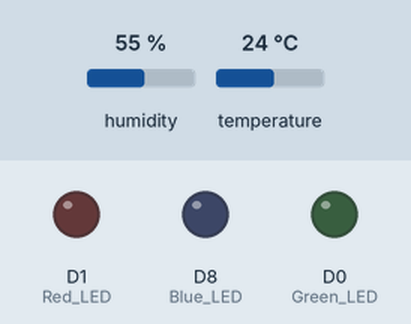
Bench run of a sketch on a simulated ESP8266 (NodeMCU). Parts: output pins drawn as LEDs (lit = HIGH). Inputs (shaded band) come from the test bench; at power-on: humidity 55 %, temperature 24 °C. WiFi joins after 1.5 s; servers stay silent unless stated; uploads are accepted with an empty reply; what the sketch prints to the serial monitor is not drawn.

Above: at 7.1 s.
At 14.7 s:
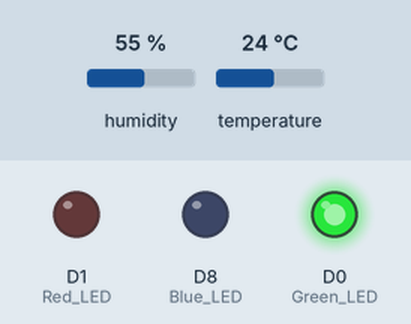
Timing chart, 0 to 28.3 s (numbered marks = the images above):
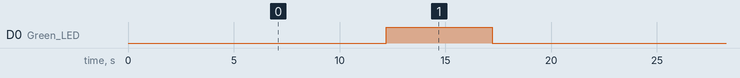

Measured:
- by itself, D0 (Green_LED): alternates HIGH for 5.0 s and LOW for 15.2 s

The sketch:

try2.ino
```cpp
#include <ESP8266WiFi.h>
#include <DHT.h>
#include <ArduinoJson.h>
#include <ESP8266HTTPClient.h> // Make sure to include this library

// Pin Configuration
#define DHTPIN D4
#define DHTTYPE DHT22
DHT dht(DHTPIN, DHTTYPE);

// Wi-Fi Configuration
const char* ssid = "Anon2001"; // Replace with your Wi-Fi network name
const char* password = "123456789"; // Replace with your Wi-Fi password
const char* host = "https://climate-api-bsu.vercel.app/climate"; // Replace with your website's domain

// Variables for storing humidity and temperature values
int h;
int t;

// JSON configuration for temperature and humidity ranges
const char* jsonConfig = "{\"temperature\":{\"min\":15,\"max\":25},\"humidity\":{\"min\":30,\"max\":60}}";

// Setup function
void setup() {
    // Set pin modes for LEDs
    pinMode(D8, OUTPUT); // Blue LED
    pinMode(D0, OUTPUT); // Green LED
    pinMode(D1, OUTPUT); // Red LED

    // Initialize serial communication
    Serial.begin(9600);

    // Initialize the DHT sensor
    dht.begin();

    // Connect to Wi-Fi
    connectToWiFi();
}

// Loop function
void loop() {
    // Read humidity and temperature values from the sensor
    h = dht.readHumidity();
    t = dht.readTemperature();

    // Check if Wi-Fi is connected
  if (WiFi.status() == WL_CONNECTED) {
      // Send data to the web server
      HTTPClient http;
      WiFiClient client; // create a WiFiClient object
      String data = "temperature=" + String(t) + "&humidity=" + String(h);
      http.begin(client, "https://climate-api-bsu.vercel.app/climate"); // use the begin method with the client and URL
      http.addHeader("Content-Type", "application/x-www-form-urlencoded");
      int httpResponseCode = http.POST(data);
      http.end();
      delay(10000); // Delay of 10 seconds before sending data again
  }

    // Parse the JSON configuration
    DynamicJsonDocument doc(1024);
    deserializeJson(doc, jsonConfig);

    // Extract temperature and humidity ranges from JSON
    int minTemp = doc["temperature"]["min"];
    int maxTemp = doc["temperature"]["max"];
    int minHumidity = doc["humidity"]["min"];
    int maxHumidity = doc["humidity"]["max"];

    // Control LEDs based on temperature ranges
    if (t >= minTemp && t <= maxTemp) {
        digitalWrite(D0, HIGH); // Green LED behavior
    } else if (t < minTemp && t >= 0) {
        digitalWrite(D8, HIGH); // Blue LED behavior
    } else if (t > maxTemp && t <= 100) {
        digitalWrite(D1, HIGH); // Red LED behavior
    }
    delay(5000); // Delay for 5 seconds before turning off the LEDs
    digitalWrite(D1, LOW);
    digitalWrite(D8, LOW);
    digitalWrite(D0, LOW);
    delay(5000); // Delay for 5 seconds before starting the loop again
}

// Function to connect to Wi-Fi
void connectToWiFi() {
    Serial.print("Connecting to ");
    Serial.println(ssid);
    WiFi.begin(ssid, password);
    while (WiFi.status() != WL_CONNECTED) {
        delay(1000);
        Serial.print(".");
    }
    Serial.println("");
    Serial.println("WiFi connected");
    Serial.println("IP address: ");
    Serial.println(WiFi.localIP());
}
```
